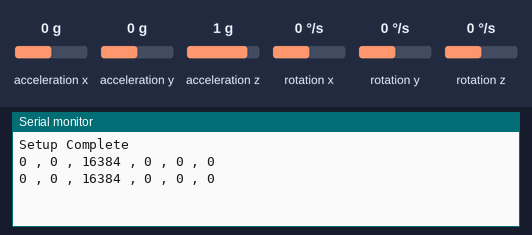
The sketch below on a simulated ESP32. On the bench: the last lines printed to the serial monitor. Wiring (inferred from the names in the program): MPU-6050 motion sensor at I2C address 0x68. Inputs (shaded band) come from the test bench; at power-on: acceleration x 0 g, acceleration y 0 g, acceleration z 1 g, rotation x 0 °/s, rotation y 0 °/s, rotation z 0 °/s.

Above: at 1.8 s.
1.9 s: acceleration x set to -1.4 g
At 2.8 s:
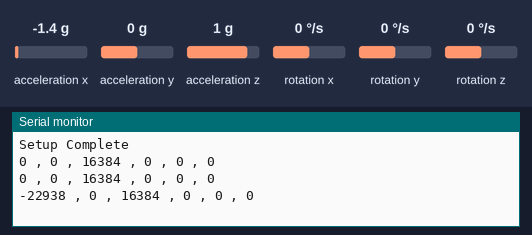
3.4 s: acceleration y set to -1.4 g
At 4.7 s:
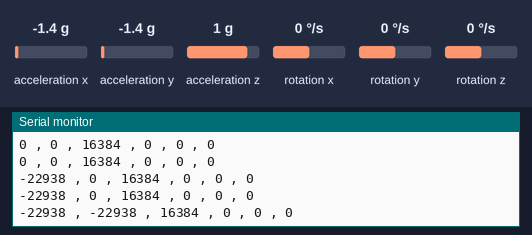
4.9 s: acceleration z set to -1.4 g
At 5.7 s:
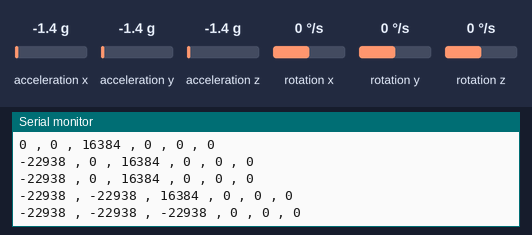
6.4 s: rotation x set to -192 °/s
At 7.3 s:
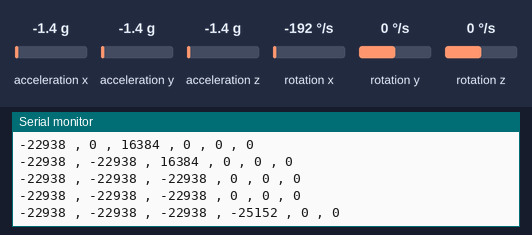
7.9 s: rotation y set to -192 °/s
At 8.8 s:
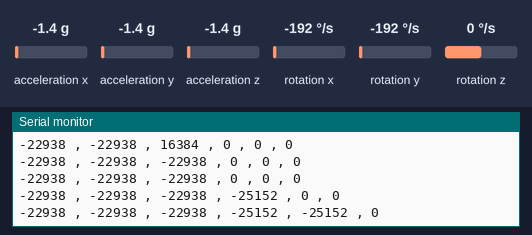

Measured:
- after the input at 1.9 s, the serial monitor: prints a new line after 0.11 s (image 1)
- after the input at 3.4 s, the serial monitor: prints a new line after 0.61 s (image 2)
- after the input at 4.9 s, the serial monitor: prints a new line after 0.11 s (image 3)
- after the input at 6.4 s, the serial monitor: prints a new line after 0.61 s (image 4)
- after the input at 7.9 s, the serial monitor: prints a new line after 0.12 s (image 5)

The sketch:

mpu6050_test.ino
```cpp
#include <Wire.h>

const int MPU_ADDR = 0x68; // I2C address of the MPU-6050
int16_t AcX, AcY, AcZ, Tmp, GyX, GyY, GyZ;

void setup()
{
  Serial.begin(115200);
  Wire.begin(4,5,100000); //sda,scl,clock
  Wire.beginTransmission(MPU_ADDR);
  Wire.write(0x6B);
  Wire.write(0x00);
  Wire.endTransmission(true);
  Serial.println("Setup Complete");
}

void loop()
{
   Wire.beginTransmission(MPU_ADDR);
   Wire.write(0x3B);  // starting with register 0x3B (ACCEL_XOUT_H)
   Wire.endTransmission(true);
   Wire.beginTransmission(MPU_ADDR);
   Wire.requestFrom(MPU_ADDR, 14, true); // request a total of 14 registers
   AcX = Wire.read() << 8 | Wire.read(); // 0x3B (ACCEL_XOUT_H) & 0x3C (ACCEL_XOUT_L)
   AcY = Wire.read() << 8 | Wire.read(); // 0x3D (ACCEL_YOUT_H) & 0x3E (ACCEL_YOUT_L)
   AcZ = Wire.read() << 8 | Wire.read(); // 0x3F (ACCEL_ZOUT_H) & 0x40 (ACCEL_ZOUT_L)
   Tmp = Wire.read() << 8 | Wire.read(); // 0x41 (TEMP_OUT_H) &  0x42 (TEMP_OUT_L)
   GyX = Wire.read() << 8 | Wire.read(); // 0x3B (ACCEL_XOUT_H) & 0x3C (ACCEL_XOUT_L)
   GyY = Wire.read() << 8 | Wire.read(); // 0x3D (ACCEL_YOUT_H) & 0x3E (ACCEL_YOUT_L)
   GyZ = Wire.read() << 8 | Wire.read(); // 0x3F (ACCEL_ZOUT_H) & 0x40 (ACCEL_ZOUT_L)


   Serial.print(AcX); Serial.print(" , ");
   Serial.print(AcY); Serial.print(" , ");
   Serial.print(AcZ); Serial.print(" , ");
   Serial.print(GyX); Serial.print(" , ");
   Serial.print(GyY); Serial.print(" , ");
   Serial.print(GyZ); Serial.print("\n");
   delay(1000);
}
```
